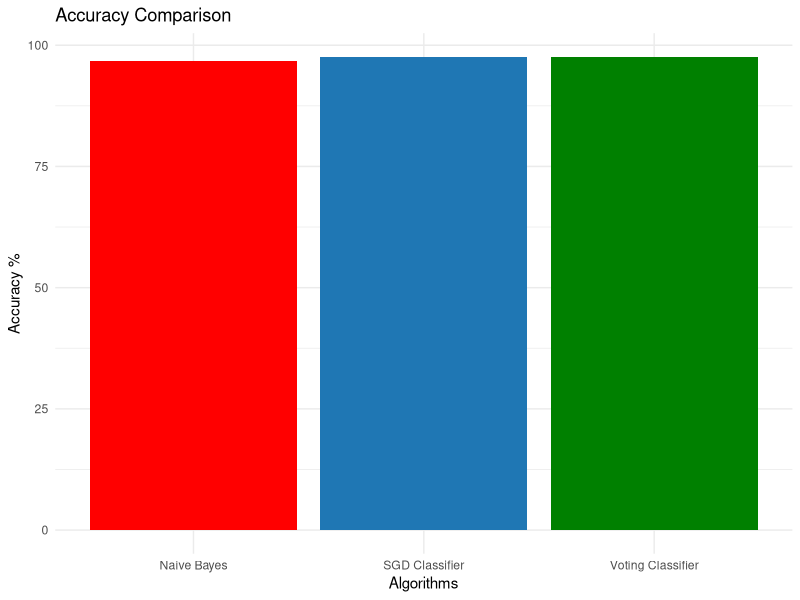
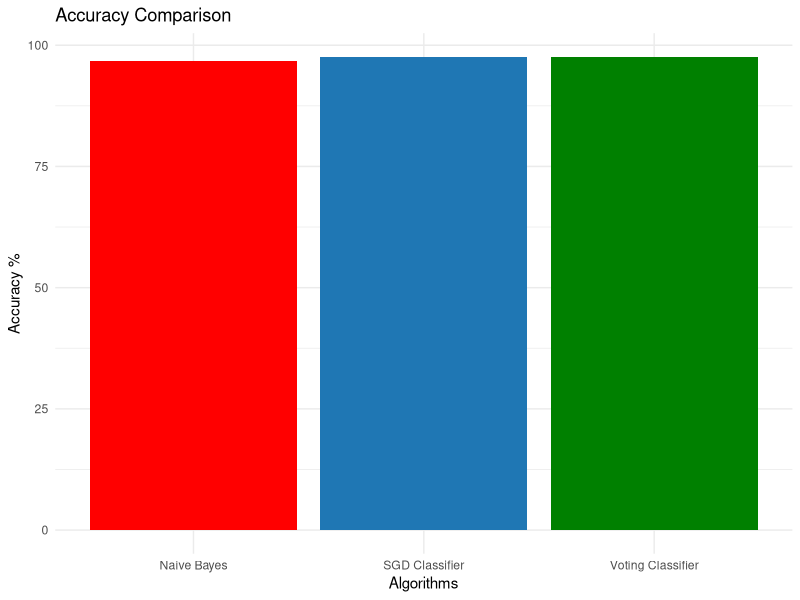

These charts were generated, in order, by the following R code:
process <- function() {
  # Libraries
  library(ggplot2)
  library(readr)

  # Create data
  algorithms <- c("Naive Bayes", "SGD Classifier", "Voting Classifier")
  accuracy <- c(96.6819, 97.5973, 97.5114)
  colors <- c("#FF0000", "#1f77b4", "#008000")

  # Create data frame
  df <- data.frame(Algorithm = algorithms, Accuracy = accuracy, Color = colors)

  # Plot
  p <- ggplot(df, aes(x = Algorithm, y = Accuracy, fill = Algorithm)) +
    geom_bar(stat = "identity", show.legend = FALSE) +
    scale_fill_manual(values = df$Color) +
    labs(title = "Accuracy Comparison", x = "Algorithms", y = "Accuracy %") +
    theme_minimal()

  # Create results directory if it doesn't exist
  if (!dir.exists("results")) {
    dir.create("results")
  }

  # Save and show plot
  ggsave("results/comparision.png", plot = p)
  print(p)
  Sys.sleep(5)
}

# Run the process
process()
